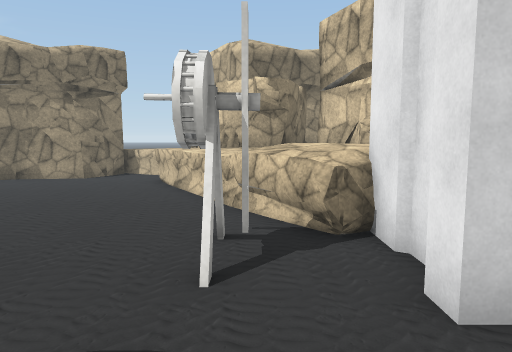
view 1 (above)

24 first-person views from a walk through a Unity game level. The camera is 1.5 m above the floor, tilts 6° down and sees 70° across. The floor is counted in squares, 1 m on a side. Each view is taken from the middle of a square. On the plan, view 1 faces up. The plan holds only what a view shows up to about 16 squares ahead; the rest is blank. The place goes on beyond the plan. The player character is not drawn. Some surface patterns are stand-ins.

view 2
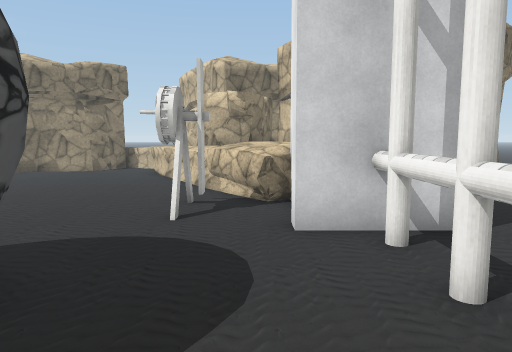

view 3
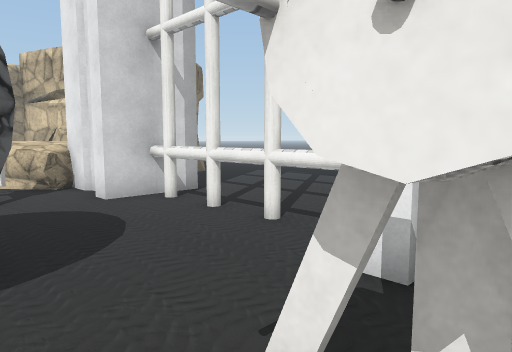

view 4
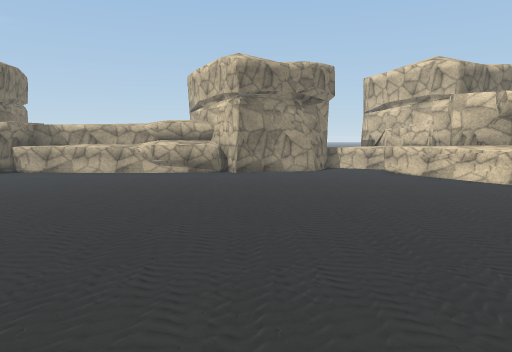

view 5
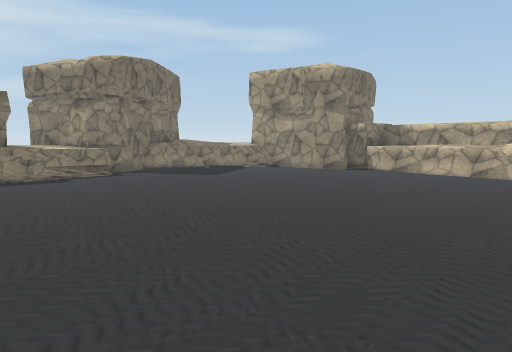

view 6
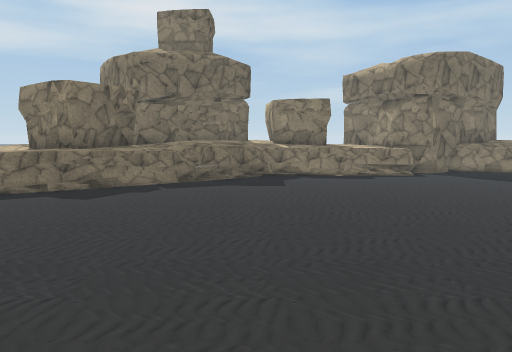

view 7
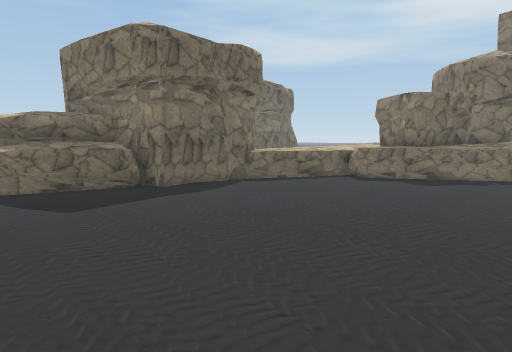

view 8
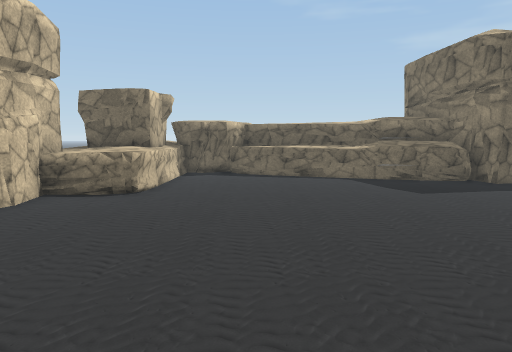

view 9
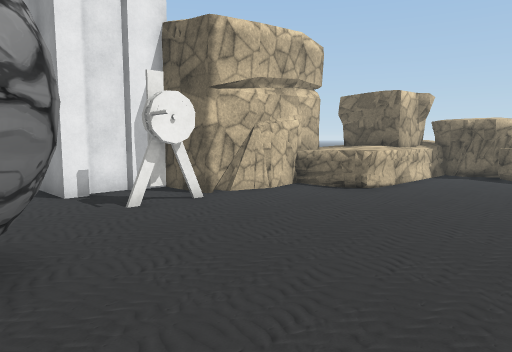

view 10
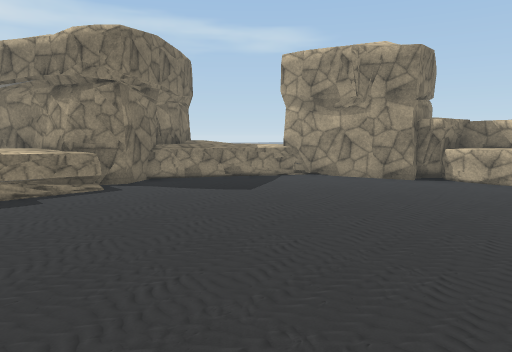

view 11
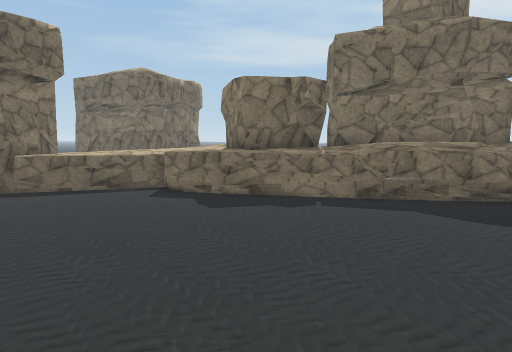

view 12
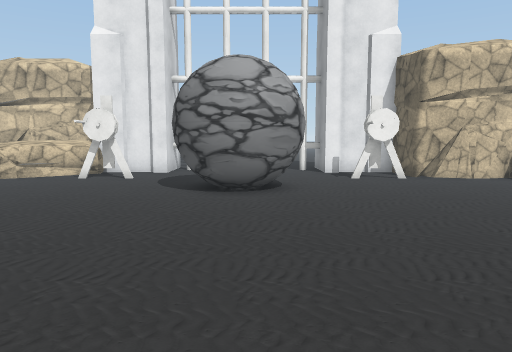

view 13
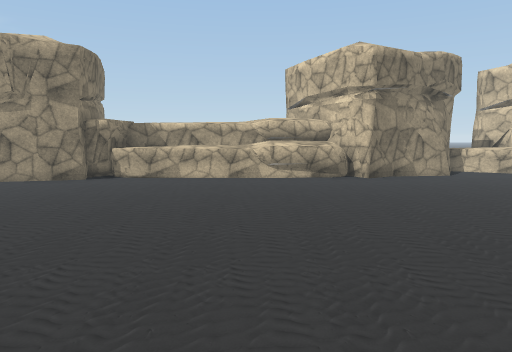

view 14
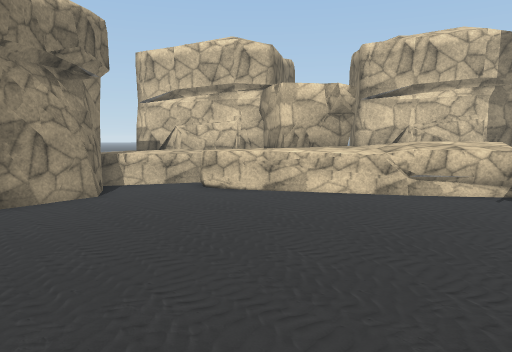

view 15
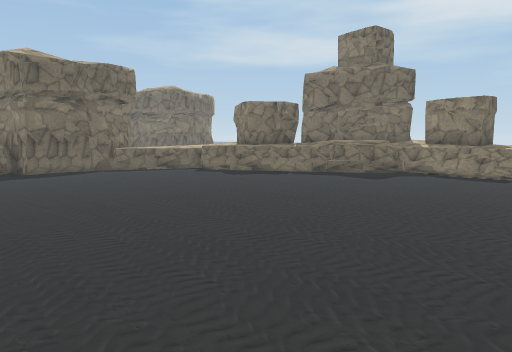

view 16
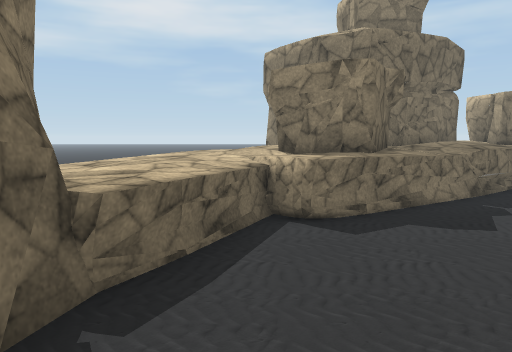

view 17
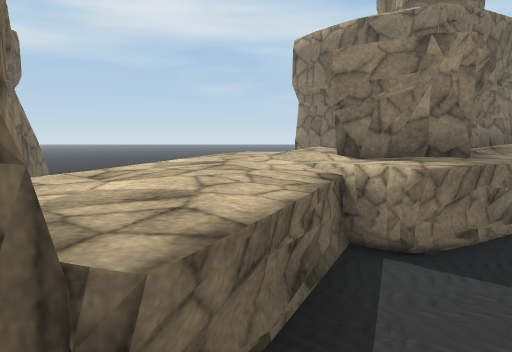

view 18
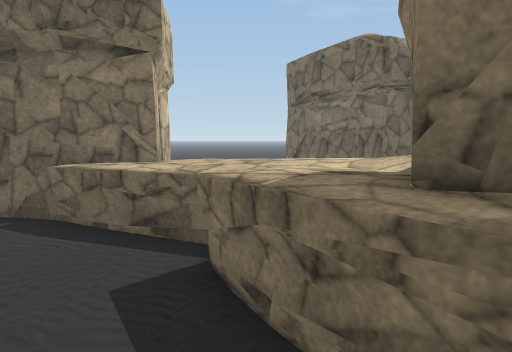

view 19
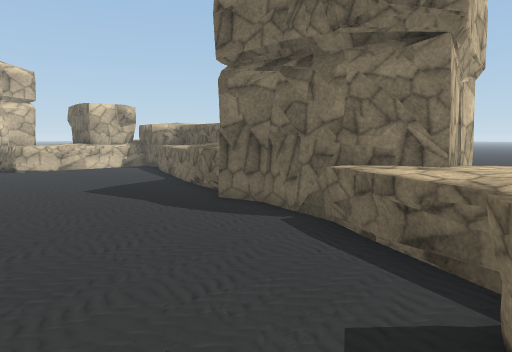

view 20
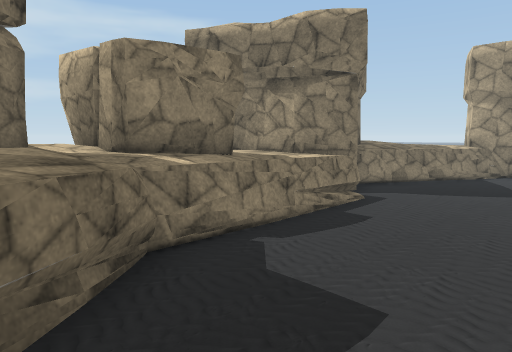

view 21
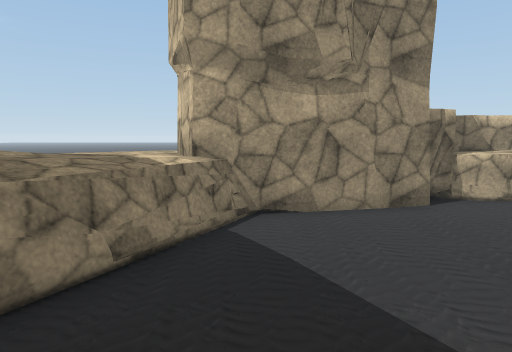

view 22
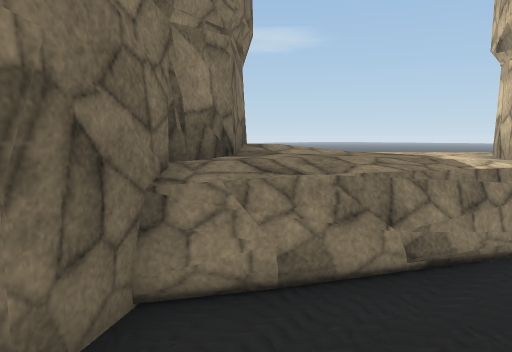

view 23
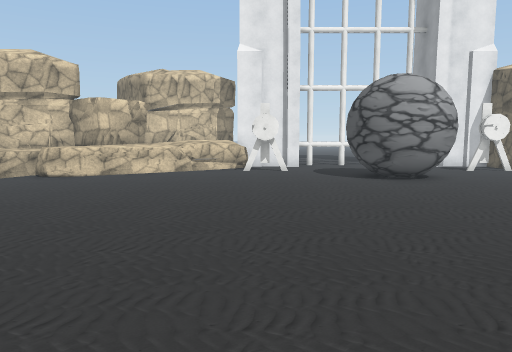

view 24
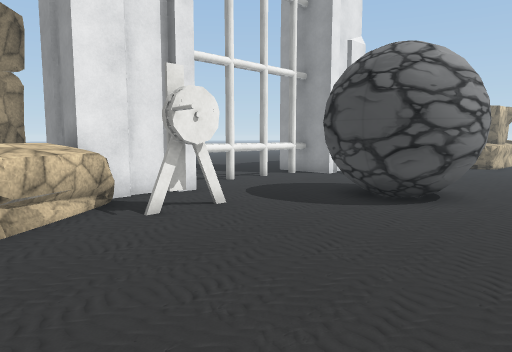

### Floor plan
Key: @ floor where view 1 was taken; # wall or solid block; x gap in a wall; . floor; = window, fence, low wall or low ledge; ^ raised ledge; T thing the floor can be seen under or through; O other object.
Columns run from 29 left of view 1 to 4 right of it. Each row starts with its distance up from view 1.
 17                           ^^
 16                         ^ ^^
 15                        #^^^^^
 14   ^^      ##############..^^^^
 13   ^O      O^^^^^^^^###....^ O#
 12   ^O^ OO O................^^O O##
 11   ^^^OO....................^OO^##
 10  ^^^^......................^^^O^#
  9 ^^^^=.......................^^^^^
  8 ^^^^.........................^^ ^#
  7  ^^=.........................^^^ #
  6  ##...........................^###
  5   #.........................#..#
  4   #.........................#..#
  3 ^#^^...........................###
  2 ^^^^............................x.
  1  ^^^.....................###....#.
  0 OOO^....................#####@..x.
 -1   O^....................##  #...T.
 -2 OOO^=....................## ....T.
 -3  ^^^^...........................x
 -4  ^^^^^.........................##
 -5   ^^^^=.....................##.#
 -6 O  ^^^^.....................##.#
 -7 OO ^^O^^.....................OOO
 -8     ^OOO.....................OOO
 -9  #    ^O^....................OO
-10 ##  ^OO^^#...................OO
-11 #    ^^^^^................^^^^O
-12    ^^^^^^^^^..............^^^O
-13      ^^^^^^OOOOO=.........^^^^
-14       ^^^^^#O OO^^^.......^OOO
-15         ^^^O    ##^^^^....^O
-16            O      ##^^^^^OOO
-17            O         ###OOO^
-18    ##

Positions as (right, up) in squares from view 1, and headings:
1: (0, 0), facing up
2: (1, -3), facing up
3: (-2, -6), facing up-right
4: (-9, -3), facing up
5: (-11, -3), facing up-left
6: (-11, -3), facing left
7: (-8, -3), facing down-left
8: (-6, -1), facing down
9: (-8, -1), facing down-right
10: (-15, -1), facing up-left
11: (-15, -1), facing down-left
12: (-14, -1), facing right
13: (-14, -1), facing up
14: (-10, 4), facing up-right
15: (-10, 4), facing down-left
16: (-14, -11), facing left
17: (-16, -12), facing left
18: (-21, -6), facing down
19: (-21, -7), facing down-right
20: (-21, -5), facing up-left
21: (-24, 4), facing up
22: (-24, 4), facing up-left
23: (-17, 5), facing right
24: (-7, 9), facing down-right
